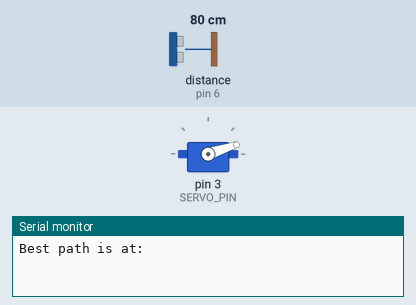
A sketch run on a simulated Arduino Uno, built with avr-gcc and run on an emulated ATmega328P. Parts: servo, the last lines printed to the serial monitor. Inputs (shaded band) come from the test bench; at power-on: distance to the obstacle (sensor on pin 6) 80 cm. The echo pulse lasts 58.3 µs per cm.

Above: at 0.15 s.
At 1.4 s:
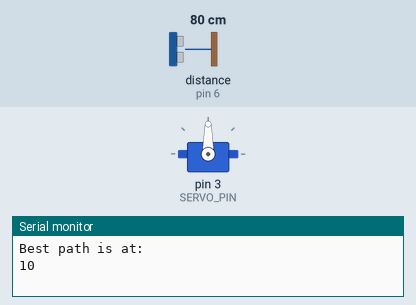
Timing chart, 0 to 2.9 s (numbered marks = the images above):
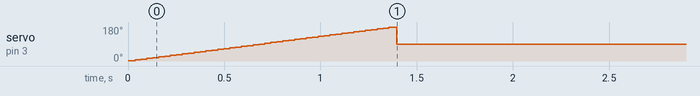

Measured:
- by itself, servo on pin 3 (SERVO_PIN): rises from 2° to 180° in 1.3 s, then falls to 90° in 0.03 s

The sketch:

UltrasonicTest.ino
```cpp
#include <HCSR04.h>
#include <Servo.h>

#define TRIG_PIN 12
#define ECHO_PIN 6
#define SERVO_PIN 3

Servo myServo;
long distance;
int myArr[100];
UltraSonicDistanceSensor sensor(TRIG_PIN, ECHO_PIN);

int findBestPath(UltraSonicDistanceSensor &sensor, Servo &servo, int arr[]){
  long distanceCm = 0;
  int servoAngle = 0;
  servo.write(servoAngle);
  long maxSum = 0;
  long tempSum = 0;
  int count = 0;
  int subArraySize = 5;
  int pos = 0;
  while(servoAngle <= 180){
    distanceCm = sensor.measureDistanceCm();
    if(distanceCm == -1){
      distanceCm = 420;
    }
    arr[count] = distanceCm;
    count++;
    servoAngle+=2;
    servo.write(servoAngle);
    delay(10);
  }
  servo.write(90);
  for(int i = 0; i < subArraySize; i++){
    tempSum += arr[i];
  }
  for(int i = subArraySize; i < 90; i++){
    tempSum = tempSum - arr[i - subArraySize] + arr[i];
    if(tempSum > maxSum){
      maxSum = tempSum;
      pos = i;
    }
  }
  return pos*2;
}

void setup() {
  //SERVO SETUP
  myServo.attach(SERVO_PIN);
  myServo.write(90);
    Serial.begin(9600);
}

void loop() {
  //distance = sensor.measureDistanceCm();
  //Serial.println(distance);
  Serial.println("Best path is at: ");
  Serial.println(findBestPath(sensor, myServo, myArr));
  Serial.println("Array of data is: ");
  for(int i = 0; i < 85; i++){
    Serial.print(myArr[i]);
    Serial.print(" ,");
  }
  delay(100000);
}
```
